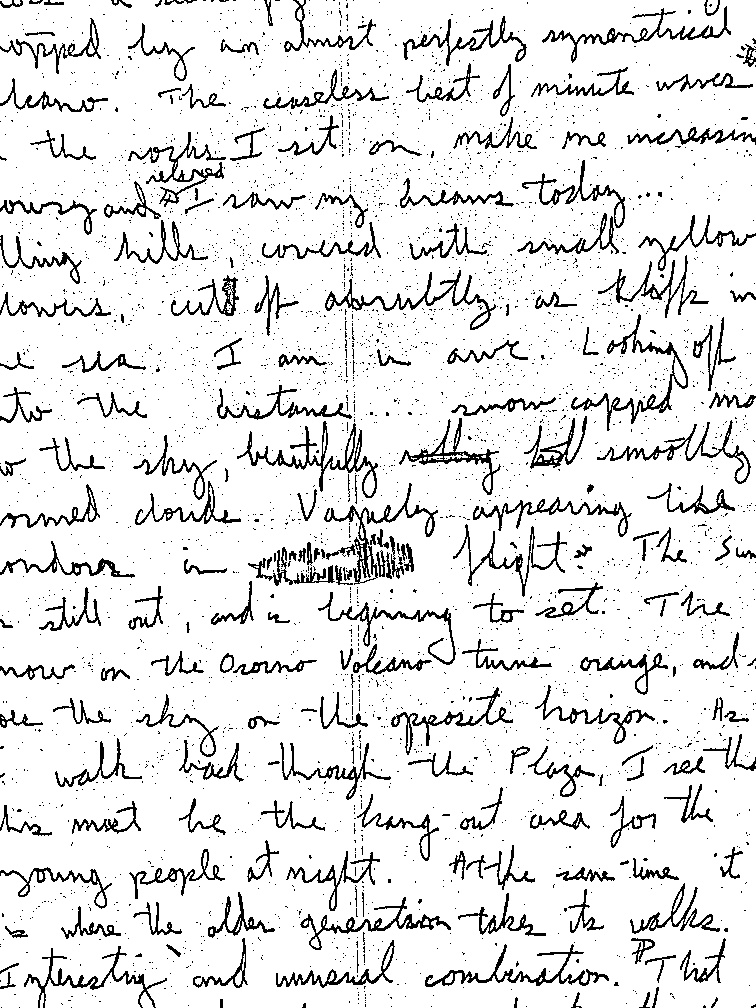
#> input picture Lab4/4-2.jpg, 756 x 1008 px, found by its file name
$ python second.py
#> lines starting #> are read from the running program, lines starting #| are printed output that depends on the picture
import cv2, numpy as np
path = './Lab4/4-2.jpg'

img = cv2.imread(path, flags = cv2.IMREAD_COLOR)
#> img is the input picture: shape (1008, 756, 3); min 0, max 255, mean 228.5

ker = np.full((9, 9), 0.1)

img_morph = cv2.morphologyEx(img, op = cv2.MORPH_BLACKHAT, kernel = ker, anchor = (-1, -1), iterations = 2, borderType = cv2.BORDER_DEFAULT)
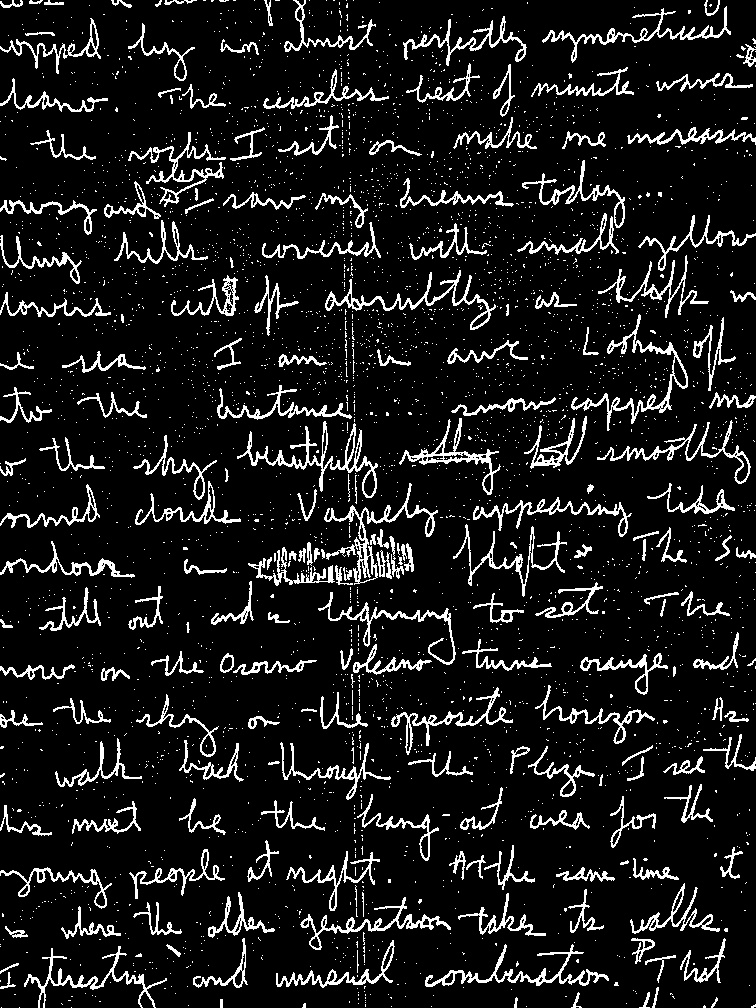
#> img_morph: shape (1008, 756, 3); min 0, max 255, mean 26.5
cv2.namedWindow("IMG", flags = cv2.WINDOW_AUTOSIZE)
cv2.imshow("IMG", img_morph)
key = cv2.waitKey(0)
#> (key Esc is pressed here)

$ run again, with Lab4/4-1.jpg copied over Lab4/4-2.jpg
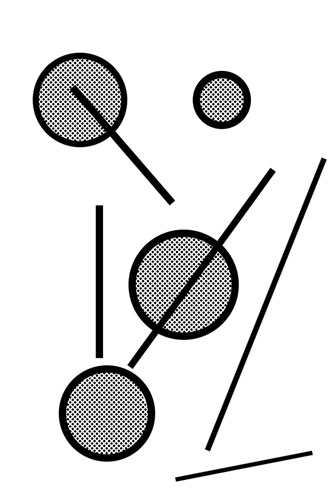
#> input picture Lab4/4-1.jpg, 334 x 498 px, found by its file name
#> img is the input picture: shape (498, 334, 3); min 0, max 255, mean 223.8
#> `img_morph = cv2.morphologyEx(img, op = cv2.MORPH_BLACKHAT, kernel = ke..`:
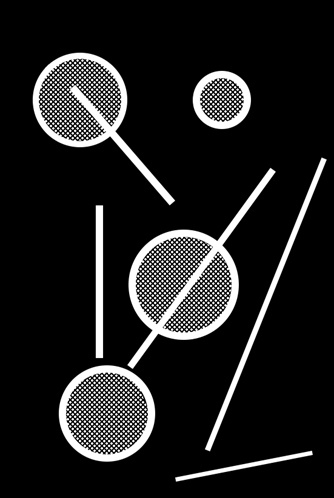
#> img_morph: shape (498, 334, 3); min 0, max 255, mean 31.2
